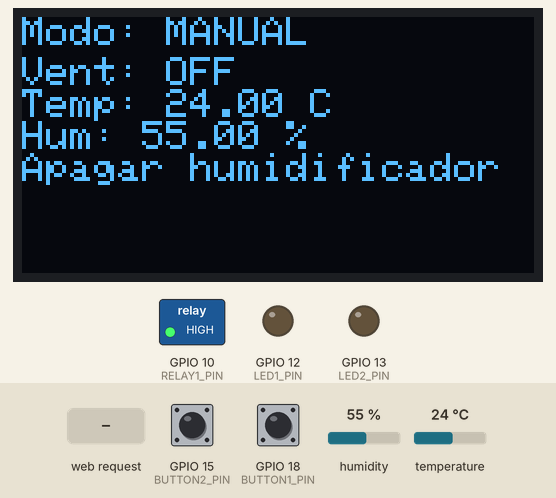
Bench run of a program on a simulated ESP32-S3. Shown: 128×64 one-colour display, switched loads named in the program (green lamp = pin HIGH), output pins drawn as LEDs (lit = HIGH). The test bench sets the inputs (shaded band); at power-on: humidity 55 %, GPIO 18 (BUTTON1_PIN) HIGH, GPIO 15 (BUTTON2_PIN) HIGH, temperature 24 °C. WiFi joins after 1.5 s; servers stay silent unless stated; what the program prints to the serial monitor is not drawn.

Above: at 4.8 s.
4.9 s: humidity set to 51 %
At 7.2 s:
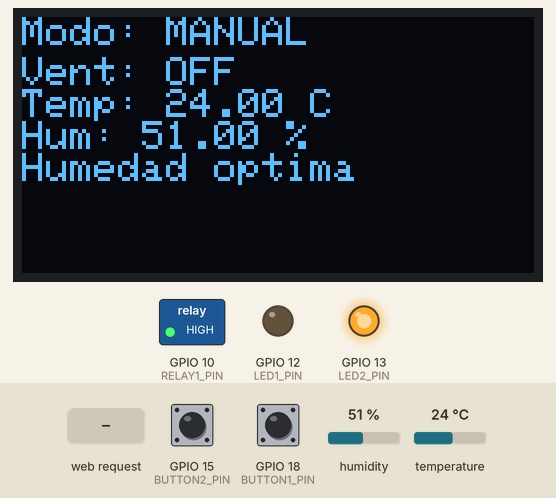
7.5 s: GPIO 18 (BUTTON1_PIN) pulled LOW for 1.35 s
At 8.7 s:
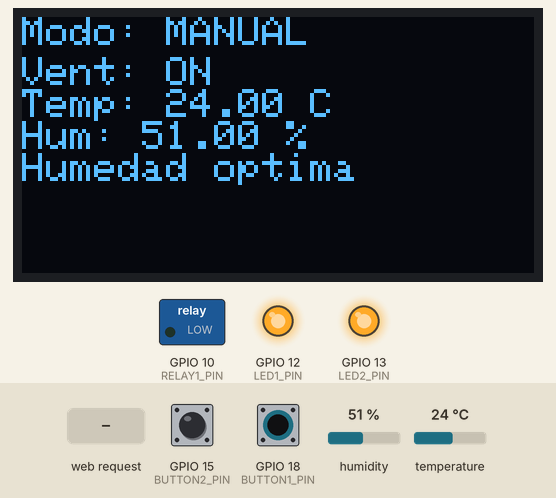
10.3 s: humidity set to 49 %
At 11.3 s:
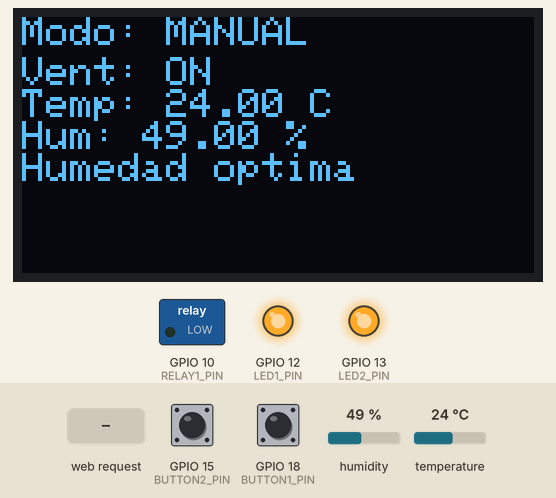
11.9 s: humidity set to 46 %
At 13.8 s:
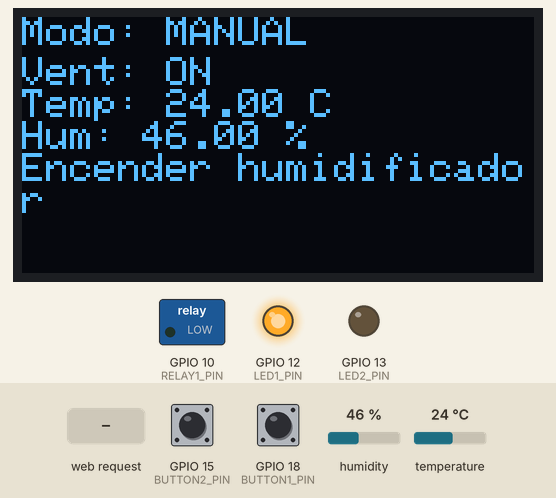
14.1 s: GPIO 15 (BUTTON2_PIN) pulled LOW for 1.35 s
At 15.3 s:
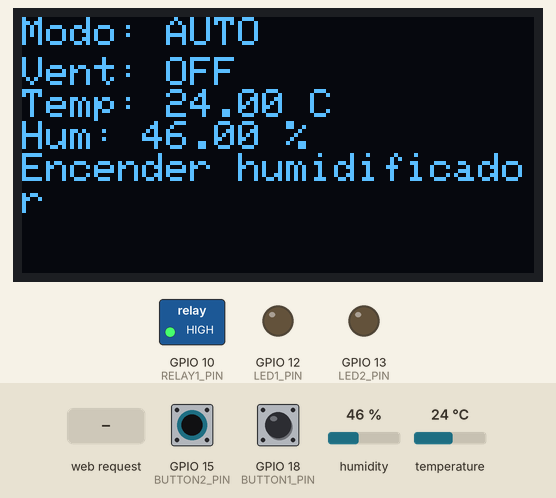
16.9 s: HTTP request GET /toggleModo received
At 19.4 s:
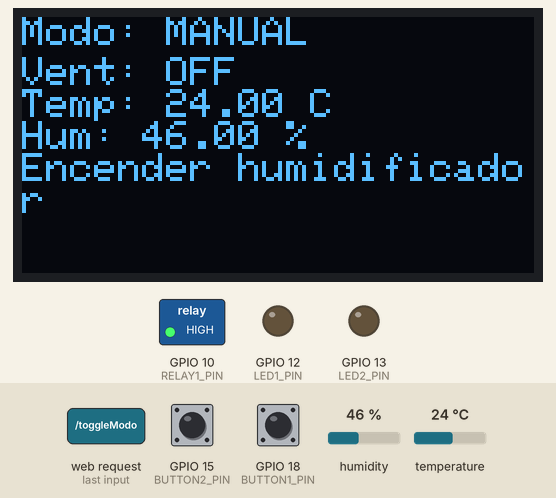
Timing chart, 0 to 20.7 s (numbered marks = the images above; inputs shaded):
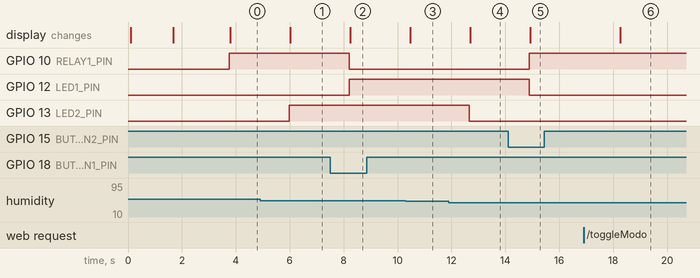

Measured:
- the behaviour switches between 53 and 52 % on humidity (found by bisection; images 0 and 1)
- the behaviour switches between 48 and 47 % on humidity (found by bisection; images 3 and 4)
- after the input at 4.9 s, GPIO 13 (LED2_PIN): LOW → HIGH after 1.1 s; the display: changes after 1.1 s (image 1)
- after the input at 7.5 s, GPIO 10 (RELAY1_PIN): HIGH → LOW after 0.72 s; GPIO 12 (LED1_PIN): LOW → HIGH after 0.72 s; the display: changes after 0.74 s (image 2)
- after the input at 10.3 s, the display: changes after 0.17 s (image 3)
- after the input at 11.9 s, GPIO 13 (LED2_PIN): HIGH → LOW after 0.77 s; the display: changes after 0.79 s (image 4)
- after the input at 14.1 s, GPIO 10 (RELAY1_PIN): LOW → HIGH after 0.79 s; GPIO 12 (LED1_PIN): HIGH → LOW after 0.79 s; the display: changes after 0.82 s (image 5)
- after the input at 16.9 s, the display: changes after 1.4 s (image 6)

The program:

main.cpp
```cpp
#include <WiFi.h>
#include <WebServer.h>
#include <Wire.h>
#include <Adafruit_SSD1306.h>
#include <Adafruit_AHTX0.h>

// Config WiFi
const char* ssid = "OPPOA94";
const char* password = "u58kkqpz";

// Pines
#define RELAY1_PIN 10
#define BUTTON1_PIN 18     // Botón manual ventilador
#define BUTTON2_PIN 15     // Botón modo auto/manual
#define LED1_PIN 12
#define LED2_PIN 13
#define UMBRAL_HUMEDAD 50.0

// OLED
Adafruit_SSD1306 display(128, 64, &Wire, -1);

// Sensor AHT10 I2C secundario
TwoWire I2C_Sensor = TwoWire(1);
Adafruit_AHTX0 aht;

// Estado
bool ventiladorActivo = false;
bool modoAutomatico = false;
bool pulsacion1Procesada = false;
bool pulsacion2Procesada = false;
bool estadoAutomaticoVentilador = false;

// Webserver
WebServer server(80);

// Variables para enviar al cliente
float temperaturaGlobal = 0.0;
float humedadGlobal = 0.0;
String estadoHumidificadorGlobal = "";
bool ventiladorGlobal = false;
bool modoAutomaticoGlobal = false;

void handleRoot() {
  String html = R"rawliteral(
    <!DOCTYPE html>
    <html>
    <head>
      <title>Control Ventilador y Humidificador</title>
      <style>
        body { font-family: Arial; margin: 20px; background: #f0f0f0; }
        .status { margin-top: 10px; }
        button { padding:10px 20px; font-size:16px; margin:5px; }
        canvas { background: white; border: 1px solid #ccc; margin-top:10px; }
      </style>
    </head>
    <body>
      <h2>Estado Sistema</h2>
      <p>Temperatura: <span id="temp">--</span> °C</p>
      <p>Humedad: <span id="hum">--</span> %</p>
      <p>Ventilador: <span id="vent">--</span></p>
      <p>Modo: <span id="modo">--</span></p>
      <p>Humidificador: <span id="humstate">--</span></p>
      <button id="toggleModo">Cambiar Modo</button>
      <button id="toggleVent" style="display:none;">Encender/Apagar Ventilador</button>

      <canvas id="chartTemp" width="400" height="150"></canvas>
      <canvas id="chartHum" width="400" height="150"></canvas>

      <script src="https://cdn.jsdelivr.net/npm/chart.js"></script>
      <script>
        const tempEl = document.getElementById('temp');
        const humEl = document.getElementById('hum');
        const ventEl = document.getElementById('vent');
        const modoEl = document.getElementById('modo');
        const humStateEl = document.getElementById('humstate');
        const toggleModoBtn = document.getElementById('toggleModo');
        const toggleVentBtn = document.getElementById('toggleVent');

        toggleModoBtn.onclick = () => {
          fetch('/toggleModo').then(updateStatus);
        };

        toggleVentBtn.onclick = () => {
          fetch('/toggleVent').then(updateStatus);
        };

        let tempChart, humChart;
        let tempData = [];
        let humData = [];
        let labels = [];

        function setupCharts() {
          const ctxTemp = document.getElementById('chartTemp').getContext('2d');
          const ctxHum = document.getElementById('chartHum').getContext('2d');

          tempChart = new Chart(ctxTemp, {
            type: 'line',
            data: {
              labels: labels,
              datasets: [{
                label: 'Temperatura (°C)',
                data: tempData,
                borderColor: 'red',
                fill: false,
              }]
            },
            options: {
              animation: false,
              scales: { y: { min: 0, max: 50 } }
            }
          });

          humChart = new Chart(ctxHum, {
            type: 'line',
            data: {
              labels: labels,
              datasets: [{
                label: 'Humedad (%)',
                data: humData,
                borderColor: 'blue',
                fill: false,
              }]
            },
            options: {
              animation: false,
              scales: { y: { min: 0, max: 100 } }
            }
          });
        }

        function updateStatus() {
          fetch('/status')
            .then(response => response.json())
            .then(data => {
              tempEl.textContent = data.temperatura.toFixed(1);
              humEl.textContent = data.humedad.toFixed(1);
              ventEl.textContent = data.ventilador ? 'ENCENDIDO' : 'APAGADO';
              modoEl.textContent = data.modoAutomatico ? 'AUTOMATICO' : 'MANUAL';
              humStateEl.textContent = data.estadoHumidificador;

              if (data.modoAutomatico) {
                toggleVentBtn.style.display = 'none';
              } else {
                toggleVentBtn.style.display = 'inline-block';
              }

              // Actualizar arrays para graficos
              const now = new Date();
              const label = now.getHours() + ":" + now.getMinutes() + ":" + now.getSeconds();
              labels.push(label);
              if (labels.length > 30) labels.shift();

              tempData.push(data.temperatura);
              if (tempData.length > 30) tempData.shift();

              humData.push(data.humedad);
              if (humData.length > 30) humData.shift();

              tempChart.update();
              humChart.update();
            });
        }

        window.onload = () => {
          setupCharts();
          updateStatus();
          setInterval(updateStatus, 2000);
        };
      </script>
    </body>
    </html>
  )rawliteral";

  server.send(200, "text/html", html);
}

void handleStatus() {
  String json = "{";
  json += "\"temperatura\":" + String(temperaturaGlobal, 1) + ",";
  json += "\"humedad\":" + String(humedadGlobal, 1) + ",";
  json += "\"ventilador\":" + String(ventiladorGlobal ? "true" : "false") + ",";
  json += "\"modoAutomatico\":" + String(modoAutomaticoGlobal ? "true" : "false") + ",";
  json += "\"estadoHumidificador\":\"" + estadoHumidificadorGlobal + "\"";
  json += "}";

  server.send(200, "application/json", json);
}

void handleToggleModo() {
  modoAutomatico = !modoAutomatico;
  server.send(200, "text/plain", "OK");
}

void handleToggleVent() {
  if (!modoAutomatico) {
    ventiladorActivo = !ventiladorActivo;
  }
  server.send(200, "text/plain", "OK");
}

void setup() {
  Serial.begin(115200);
  delay(100);

  pinMode(BUTTON1_PIN, INPUT_PULLUP);
  pinMode(BUTTON2_PIN, INPUT_PULLUP);
  pinMode(RELAY1_PIN, OUTPUT);
  pinMode(LED1_PIN, OUTPUT);
  pinMode(LED2_PIN, OUTPUT);

  digitalWrite(RELAY1_PIN, LOW); // Relé apagado por defecto
  digitalWrite(LED2_PIN, LOW);

  Wire.begin(8, 9);

  if (!display.begin(SSD1306_SWITCHCAPVCC, 0x3C)) {
    Serial.println("Error inicializando pantalla OLED");
  }
  display.clearDisplay();
  display.setTextSize(1);
  display.setTextColor(SSD1306_WHITE);
  display.display();

  I2C_Sensor.begin(16, 17);
  if (!aht.begin(&I2C_Sensor)) {
    Serial.println("Error inicializando sensor AHT10");
  } else {
    Serial.println("Sensor AHT10 listo.");
  }

  // Conectar WiFi
  WiFi.begin(ssid, password);
  Serial.print("Conectando a WiFi");
  while (WiFi.status() != WL_CONNECTED) {
    delay(500);
    Serial.print(".");
  }
  Serial.println();
  Serial.print("WiFi conectado, IP: ");
  Serial.println(WiFi.localIP());

  // Mostrar IP en OLED
  display.clearDisplay();
  display.setCursor(0, 0);
  display.println("WiFi Conectado");
  display.print("IP: ");
  display.println(WiFi.localIP());
  display.display();
  delay(2000);

  // Configurar servidor web
  server.on("/", handleRoot);
  server.on("/status", handleStatus);
  server.on("/toggleModo", handleToggleModo);
  server.on("/toggleVent", handleToggleVent);
  server.begin();
  Serial.println("Servidor web iniciado");
}

void loop() {
  // Leer botones
  bool boton1Presionado = digitalRead(BUTTON1_PIN) == LOW;
  bool boton2Presionado = digitalRead(BUTTON2_PIN) == LOW;

  // Alternar modo automático/manual
  if (boton2Presionado && !pulsacion2Procesada) {
    modoAutomatico = !modoAutomatico;
    pulsacion2Procesada = true;
  } else if (!boton2Presionado) {
    pulsacion2Procesada = false;
  }

  // Control manual solo si estamos en modo manual
  if (!modoAutomatico) {
    if (boton1Presionado && !pulsacion1Procesada) {
      ventiladorActivo = !ventiladorActivo;
      pulsacion1Procesada = true;
    } else if (!boton1Presionado) {
      pulsacion1Procesada = false;
    }
  }

  // Leer sensor
  sensors_event_t humidity, temp;
  aht.getEvent(&humidity, &temp);

  float hum = humidity.relative_humidity;
  float temperatura = temp.temperature;

  // Decidir estado del humidificador y LED2
  if (hum < UMBRAL_HUMEDAD - 2) {
    estadoHumidificadorGlobal = "Encender humidificador";
    digitalWrite(LED2_PIN, LOW);
  } else if (hum > UMBRAL_HUMEDAD + 2) {
    estadoHumidificadorGlobal = "Apagar humidificador";
    digitalWrite(LED2_PIN, LOW);
  } else {
    estadoHumidificadorGlobal = "Humedad optima";
    digitalWrite(LED2_PIN, HIGH);
  }

  // Control automático ventilador
  if (modoAutomatico) {
    if (temperatura >= 30.0) {
      estadoAutomaticoVentilador = true;
    } else if (temperatura <= 28.0) {
      estadoAutomaticoVentilador = false;
    }
    ventiladorActivo = estadoAutomaticoVentilador;
  }

  // Actualizar relay y LED1
  digitalWrite(RELAY1_PIN, ventiladorActivo ? LOW : HIGH);
  digitalWrite(LED1_PIN, ventiladorActivo);

  // Guardar variables globales para web
  temperaturaGlobal = temperatura;
  humedadGlobal = hum;
  ventiladorGlobal = ventiladorActivo;
  modoAutomaticoGlobal = modoAutomatico;

  // Mostrar en OLED
  display.clearDisplay();
  display.setCursor(0, 0);
  display.print(modoAutomatico ? "Modo: AUTO" : "Modo: MANUAL");
  display.setCursor(0, 10);
  display.print("Vent: ");
  display.println(ventiladorActivo ? "ON" : "OFF");

  display.print("Temp: ");
  display.print(temperatura);
  display.println(" C");

  display.print("Hum: ");
  display.print(hum);
  display.println(" %");

  display.println(estadoHumidificadorGlobal);
  display.display();

  // Mostrar en Serial
  Serial.println("=== ESTADO DEL SISTEMA ===");
  Serial.print("Temperatura: ");
  Serial.print(temperatura);
  Serial.println(" °C");

  Serial.print("Humedad: ");
  Serial.print(hum);
  Serial.println(" %");

  Serial.print("Modo: ");
  Serial.println(modoAutomatico ? "AUTOMATICO" : "MANUAL");

  Serial.print("Ventilador: ");
  Serial.println(ventiladorActivo ? "ENCENDIDO" : "APAGADO");

  Serial.print("Humidificador: ");
  Serial.println(estadoHumidificadorGlobal);
  Serial.println();

  server.handleClient();

  delay(1000);
}
```
